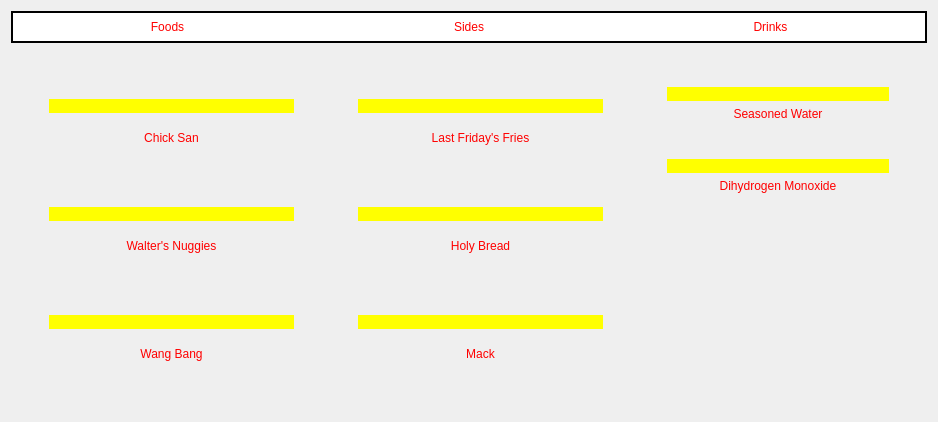
        <widget class="QWidget" name="menu" native="true">
         <property name="sizePolicy">
          <sizepolicy hsizetype="Expanding" vsizetype="Preferred">
           <horstretch>0</horstretch>
           <verstretch>0</verstretch>
          </sizepolicy>
         </property>
         <layout class="QVBoxLayout" name="verticalLayout_6">
          <item alignment="Qt::AlignTop">
           <widget class="QWidget" name="menuTop" native="true">
            <property name="styleSheet">
             <string notr="true">background-color: rgb(255, 255, 255);
border-color: rgb(0, 0, 0);
border-style: solid;
border-width: 2px;</string>
            </property>
            <layout class="QHBoxLayout" name="horizontalLayout_4">
             <item>
              <widget class="QPushButton" name="foodSide">
               <property name="styleSheet">
                <string notr="true">border: none;
color: rgb(255, 0, 0);
font: 26pt &quot;Forte&quot;;
</string>
               </property>
               <property name="text">
                <string>Foods</string>
               </property>
              </widget>
             </item>
             <item>
              <widget class="QPushButton" name="sidesSide">
               <property name="styleSheet">
                <string notr="true">border: none;
color: rgb(255, 0, 0);
font: 26pt &quot;Forte&quot;;</string>
               </property>
               <property name="text">
                <string>Sides</string>
               </property>
              </widget>
             </item>
             <item>
              <widget class="QPushButton" name="drinkSide">
               <property name="styleSheet">
                <string notr="true">border: none;
color: rgb(255, 0, 0);
font: 26pt &quot;Forte&quot;;</string>
               </property>
               <property name="text">
                <string>Drinks</string>
               </property>
              </widget>
             </item>
            </layout>
           </widget>
          </item>
          <item>
           <widget class="QWidget" name="menuBnts" native="true">
            <property name="sizePolicy">
             <sizepolicy hsizetype="Preferred" vsizetype="Expanding">
              <horstretch>0</horstretch>
              <verstretch>0</verstretch>
             </sizepolicy>
            </property>
            <layout class="QHBoxLayout" name="horizontalLayout_2">
             <item>
              <widget class="QWidget" name="foodBtns" native="true">
               <layout class="QVBoxLayout" name="verticalLayout_7">
                <property name="spacing">
                 <number>20</number>
                </property>
                <property name="leftMargin">
                 <number>20</number>
                </property>
                <property name="topMargin">
                 <number>20</number>
                </property>
                <property name="rightMargin">
                 <number>20</number>
                </property>
                <property name="bottomMargin">
                 <number>20</number>
                </property>
                <item>
                 <widget class="QWidget" name="chickSanWid" native="true">
                  <layout class="QVBoxLayout" name="verticalLayout_8">
                   <item alignment="Qt::AlignHCenter">
                    <widget class="QPushButton" name="chickSanPicBtn">
                     <property name="sizePolicy">
                      <sizepolicy hsizetype="Fixed" vsizetype="Fixed">
                       <horstretch>0</horstretch>
                       <verstretch>0</verstretch>
                      </sizepolicy>
                     </property>
                     <property name="minimumSize">
                      <size>
                       <width>245</width>
                       <height>0</height>
                      </size>
                     </property>
                     <property name="styleSheet">
                      <string notr="true">border: none;
background-color: rgb(255, 255, 0);</string>
                     </property>
                     <property name="text">
                      <string/>
                     </property>
                     <property name="icon">
                      <iconset resource="menuImages.qrc">
                       <normaloff>:/images/menuImages/chickSan.png</normaloff>:/images/menuImages/chickSan.png</iconset>
                     </property>
                     <property name="iconSize">
                      <size>
                       <width>500</width>
                       <height>175</height>
                      </size>
                     </property>
                    </widget>
                   </item>
                   <item>
                    <widget class="QPushButton" name="chickSanBtn">
                     <property name="styleSheet">
                      <string notr="true">border: none;
color: rgb(255, 0, 0);
font: 20pt &quot;Forte&quot;;</string>
                     </property>
                     <property name="text">
                      <string>Chick San</string>
                     </property>
                    </widget>
                   </item>
                  </layout>
                 </widget>
                </item>
                <item>
                 <widget class="QWidget" name="waltersNuggiesWid" native="true">
                  <layout class="QVBoxLayout" name="verticalLayout_9">
                   <item alignment="Qt::AlignHCenter">
                    <widget class="QPushButton" name="waltersNuggiesPicBtn">
                     <property name="minimumSize">
                      <size>
                       <width>245</width>
                       <height>0</height>
                      </size>
                     </property>
                     <property name="styleSheet">
                      <string notr="true">border: none;
background-color: rgb(255, 255, 0);</string>
                     </property>
                     <property name="text">
                      <string/>
                     </property>
                     <property name="icon">
                      <iconset resource="menuImages.qrc">
                       <normaloff>:/images/menuImages/waltersNuggies.png</normaloff>:/images/menuImages/waltersNuggies.png</iconset>
                     </property>
                     <property name="iconSize">
                      <size>
                       <width>500</width>
                       <height>175</height>
                      </size>
                     </property>
                    </widget>
                   </item>
                   <item>
                    <widget class="QPushButton" name="waltersNuggiesBtn">
                     <property name="styleSheet">
                      <string notr="true">border: none;
color: rgb(255, 0, 0);
font: 20pt &quot;Forte&quot;;</string>
                     </property>
                     <property name="text">
                      <string>Walter's Nuggies</string>
                     </property>
                    </widget>
                   </item>
                  </layout>
                 </widget>
                </item>
                <item>
                 <widget class="QWidget" name="wangBangWid" native="true">
                  <layout class="QVBoxLayout" name="verticalLayout_10">
                   <item alignment="Qt::AlignHCenter">
                    <widget class="QPushButton" name="wanBangPicBtn">
                     <property name="minimumSize">
                      <size>
                       <width>245</width>
                       <height>0</height>
                      </size>
                     </property>
                     <property name="styleSheet">
                      <string notr="true">border: none;
background-color: rgb(255, 255, 0);</string>
                     </property>
                     <property name="text">
                      <string/>
                     </property>
                     <property name="icon">
                      <iconset resource="menuImages.qrc">
                       <normaloff>:/images/menuImages/wangBang.png</normaloff>:/images/menuImages/wangBang.png</iconset>
                     </property>
                     <property name="iconSize">
                      <size>
                       <width>500</width>
                       <height>175</height>
                      </size>
                     </property>
                    </widget>
                   </item>
                   <item>
                    <widget class="QPushButton" name="wanBangBtn">
                     <property name="styleSheet">
                      <string notr="true">border: none;
color: rgb(255, 0, 0);
font: 20pt &quot;Forte&quot;;</string>
                     </property>
                     <property name="text">
                      <string>Wang Bang</string>
                     </property>
                    </widget>
                   </item>
                  </layout>
                 </widget>
                </item>
               </layout>
              </widget>
             </item>
             <item>
              <widget class="QWidget" name="sidesBtns" native="true">
               <layout class="QVBoxLayout" name="verticalLayout_12">
                <property name="spacing">
                 <number>20</number>
                </property>
                <property name="leftMargin">
                 <number>20</number>
                </property>
                <property name="topMargin">
                 <number>20</number>
                </property>
                <property name="rightMargin">
                 <number>20</number>
                </property>
                <property name="bottomMargin">
                 <number>20</number>
                </property>
                <item>
                 <widget class="QWidget" name="lastFFriesWid" native="true">
                  <layout class="QVBoxLayout" name="verticalLayout_13">
                   <item alignment="Qt::AlignHCenter">
                    <widget class="QPushButton" name="lastFFriesPicBtn">
                     <property name="minimumSize">
                      <size>
                       <width>245</width>
                       <height>0</height>
                      </size>
                     </property>
                     <property name="styleSheet">
                      <string notr="true">border: none;
background-color: rgb(255, 255, 0);</string>
                     </property>
                     <property name="text">
                      <string/>
                     </property>
                     <property name="icon">
                      <iconset resource="menuImages.qrc">
                       <normaloff>:/images/menuImages/lastFridaysFries.png</normaloff>:/images/menuImages/lastFridaysFries.png</iconset>
                     </property>
                     <property name="iconSize">
                      <size>
                       <width>500</width>
                       <height>175</height>
                      </size>
                     </property>
                    </widget>
                   </item>
                   <item>
                    <widget class="QPushButton" name="lastFFriesBtn">
                     <property name="styleSheet">
                      <string notr="true">border: none;
color: rgb(255, 0, 0);
font: 20pt &quot;Forte&quot;;</string>
                     </property>
                     <property name="text">
                      <string>Last Friday's Fries</string>
                     </property>
                    </widget>
                   </item>
                  </layout>
                 </widget>
                </item>
                <item>
                 <widget class="QWidget" name="holyBreadWid" native="true">
                  <layout class="QVBoxLayout" name="verticalLayout_14">
                   <item alignment="Qt::AlignHCenter">
                    <widget class="QPushButton" name="holyBreadPicBtn">
                     <property name="minimumSize">
                      <size>
                       <width>245</width>
                       <height>0</height>
                      </size>
                     </property>
                     <property name="styleSheet">
                      <string notr="true">border: none;
background-color: rgb(255, 255, 0);</string>
                     </property>
                     <property name="text">
                      <string/>
                     </property>
                     <property name="icon">
                      <iconset resource="menuImages.qrc">
                       <normaloff>:/images/menuImages/holyBread.png</normaloff>:/images/menuImages/holyBread.png</iconset>
                     </property>
                     <property name="iconSize">
                      <size>
                       <width>500</width>
                       <height>175</height>
                      </size>
                     </property>
                    </widget>
                   </item>
                   <item>
                    <widget class="QPushButton" name="holyBreadBtn">
                     <property name="styleSheet">
                      <string notr="true">border: none;
color: rgb(255, 0, 0);
font: 20pt &quot;Forte&quot;;</string>
                     </property>
                     <property name="text">
                      <string>Holy Bread</string>
                     </property>
                    </widget>
                   </item>
                  </layout>
                 </widget>
                </item>
                <item>
                 <widget class="QWidget" name="mackWid" native="true">
                  <layout class="QVBoxLayout" name="verticalLayout_15">
                   <item alignment="Qt::AlignHCenter">
                    <widget class="QPushButton" name="mackPicBtn">
                     <property name="minimumSize">
                      <size>
                       <width>245</width>
                       <height>0</height>
                      </size>
                     </property>
                     <property name="styleSheet">
                      <string notr="true">border: none;
background-color: rgb(255, 255, 0);</string>
                     </property>
                     <property name="text">
                      <string/>
                     </property>
                     <property name="icon">
                      <iconset resource="menuImages.qrc">
                       <normaloff>:/images/menuImages/mack.png</normaloff>:/images/menuImages/mack.png</iconset>
                     </property>
                     <property name="iconSize">
                      <size>
                       <width>500</width>
                       <height>175</height>
                      </size>
                     </property>
                    </widget>
                   </item>
                   <item>
                    <widget class="QPushButton" name="mackBtn">
                     <property name="styleSheet">
                      <string notr="true">border: none;
color: rgb(255, 0, 0);
font: 20pt &quot;Forte&quot;;</string>
                     </property>
                     <property name="text">
                      <string>Mack</string>
                     </property>
                    </widget>
                   </item>
                  </layout>
                 </widget>
                </item>
               </layout>
              </widget>
             </item>
             <item>
              <widget class="QWidget" name="drinksBtns" native="true">
               <layout class="QVBoxLayout" name="verticalLayout_16">
                <property name="spacing">
                 <number>20</number>
                </property>
                <property name="leftMargin">
                 <number>20</number>
                </property>
                <property name="topMargin">
                 <number>20</number>
                </property>
                <property name="rightMargin">
                 <number>20</number>
                </property>
                <property name="bottomMargin">
                 <number>200</number>
                </property>
                <item>
                 <widget class="QWidget" name="seaWtrWid" native="true">
                  <layout class="QVBoxLayout" name="verticalLayout_17">
                   <item alignment="Qt::AlignHCenter">
                    <widget class="QPushButton" name="seaWtrPicBtn">
                     <property name="minimumSize">
                      <size>
                       <width>222</width>
                       <height>0</height>
                      </size>
                     </property>
                     <property name="styleSheet">
                      <string notr="true">border: none;
background-color: rgb(255, 255, 0);</string>
                     </property>
                     <property name="text">
                      <string/>
                     </property>
                     <property name="icon">
                      <iconset resource="menuImages.qrc">
                       <normaloff>:/images/menuImages/seasonedWater.png</normaloff>:/images/menuImages/seasonedWater.png</iconset>
                     </property>
                     <property name="iconSize">
                      <size>
                       <width>500</width>
                       <height>175</height>
                      </size>
                     </property>
                    </widget>
                   </item>
                   <item>
                    <widget class="QPushButton" name="seaWtrBtn">
                     <property name="styleSheet">
                      <string notr="true">border: none;
color: rgb(255, 0, 0);
font: 20pt &quot;Forte&quot;;</string>
                     </property>
                     <property name="text">
                      <string>Seasoned Water</string>
                     </property>
                    </widget>
                   </item>
                  </layout>
                 </widget>
                </item>
                <item>
                 <widget class="QWidget" name="diMoxWid" native="true">
                  <layout class="QVBoxLayout" name="verticalLayout_18">
                   <item alignment="Qt::AlignHCenter">
                    <widget class="QPushButton" name="diMoxPicBtn">
                     <property name="minimumSize">
                      <size>
                       <width>222</width>
                       <height>0</height>
                      </size>
                     </property>
                     <property name="styleSheet">
                      <string notr="true">border: none;
background-color: rgb(255, 255, 0);</string>
                     </property>
                     <property name="text">
                      <string/>
                     </property>
                     <property name="icon">
                      <iconset resource="menuImages.qrc">
                       <normaloff>:/images/menuImages/dihydrogenMonoxide.png</normaloff>:/images/menuImages/dihydrogenMonoxide.png</iconset>
                     </property>
                     <property name="iconSize">
                      <size>
                       <width>500</width>
                       <height>175</height>
                      </size>
                     </property>
                    </widget>
                   </item>
                   <item>
                    <widget class="QPushButton" name="diMoxBtn">
                     <property name="styleSheet">
                      <string notr="true">border: none;
color: rgb(255, 0, 0);
font: 20pt &quot;Forte&quot;;</string>
                     </property>
                     <property name="text">
                      <string>Dihydrogen Monoxide</string>
                     </property>
                    </widget>
                   </item>
                  </layout>
                 </widget>
                </item>
               </layout>
              </widget>
             </item>
            </layout>
           </widget>
          </item>
         </layout>
        </widget>
